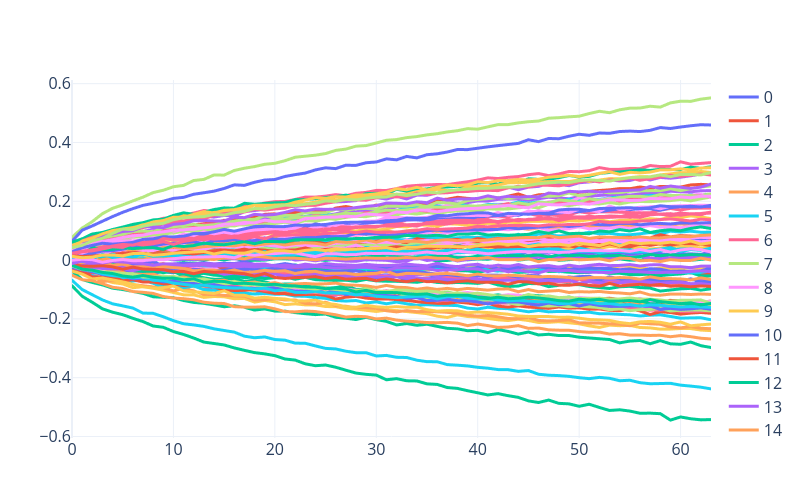

The code cell stored with this chart in its notebook:
### Code cell
line(train_cache['blocks.0.ln2.hook_normalized'].mean(0)[:,:100])
